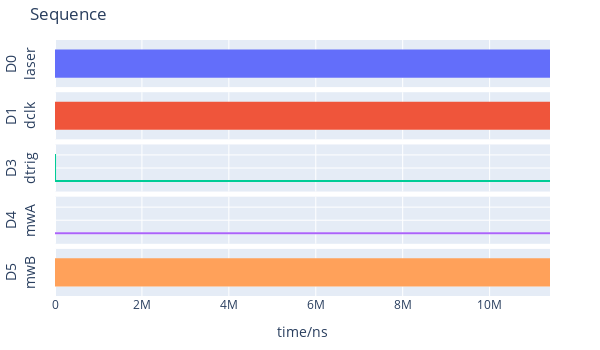

Notebook code for this chart:
### Code cell
seq_exp = []
# seqlet_mw = sub_init + sub_mw + sub_readnolaser
# seqlet_nomw = sub_init + sub_nomw + sub_read
seq_exp += (sub_trig+seqlet_mw+sub_pad+seqlet_nomw)
seq_exp += (sub_pad+seqlet_mw+sub_pad+seqlet_nomw)*(num_freqsaw-1)

pg.seqTranslator(seq_exp)
pg.plotSeq(plot_all=False)

### Figure 1 — Plotly figure (JSON) as saved in the notebook; plotly's stock layout.template omitted (floating-point values rounded to 4 significant figures; data arrays with more than 128 entries replaced by an {"elided": "..."} marker saying what was removed)
{"data": [{"line": {"shape": "hv"}, "mode": "lines", "name": "D0", "type": "scatter", "x": {"elided": "9626 int values"}, "xaxis": "x", "y": {"elided": "9626 int values"}, "yaxis": "y"}, {"line": {"shape": "hv"}, "mode": "lines", "name": "D1", "type": "scatter", "x": {"elided": "9626 int values"}, "xaxis": "x2", "y": {"elided": "9626 int values"}, "yaxis": "y2"}, {"line": {"shape": "hv"}, "mode": "lines", "name": "D3", "type": "scatter", "x": {"elided": "9626 int values"}, "xaxis": "x3", "y": {"elided": "9626 int values"}, "yaxis": "y3"}, {"line": {"shape": "hv"}, "mode": "lines", "name": "D4", "type": "scatter", "x": [0, 11389400], "xaxis": "x4", "y": [0, 0], "yaxis": "y4"}, {"line": {"shape": "hv"}, "mode": "lines", "name": "D5", "type": "scatter", "x": {"elided": "9626 int values"}, "xaxis": "x5", "y": {"elided": "9626 int values"}, "yaxis": "y5"}], "layout": {"height": 350, "margin": {"b": 40, "l": 50, "r": 50, "t": 40}, "showlegend": false, "title": {"text": "Sequence"}, "width": 600, "xaxis": {"anchor": "y", "domain": [0, 1], "matches": "x5", "showticklabels": false}, "xaxis2": {"anchor": "y2", "domain": [0, 1], "matches": "x5", "showticklabels": false}, "xaxis3": {"anchor": "y3", "domain": [0, 1], "matches": "x5", "showticklabels": false}, "xaxis4": {"anchor": "y4", "domain": [0, 1], "matches": "x5", "showticklabels": false}, "xaxis5": {"anchor": "y5", "domain": [0, 1], "title": {"text": "time/ns"}}, "yaxis": {"anchor": "x", "domain": [0.816, 1], "range": [-0.4, 1.4], "showticklabels": false, "title": {"text": "D0<br>laser"}}, "yaxis2": {"anchor": "x2", "domain": [0.612, 0.796], "range": [-0.4, 1.4], "showticklabels": false, "title": {"text": "D1<br>dclk"}}, "yaxis3": {"anchor": "x3", "domain": [0.408, 0.592], "range": [-0.4, 1.4], "showticklabels": false, "title": {"text": "D3<br>dtrig"}}, "yaxis4": {"anchor": "x4", "domain": [0.204, 0.388], "range": [-0.4, 1.4], "showticklabels": false, "title": {"text": "D4<br>mwA"}}, "yaxis5": {"anchor": "x5", "domain": [0, 0.184], "range": [-0.4, 1.4], "showticklabels": false, "title": {"text": "D5<br>mwB"}}}}
